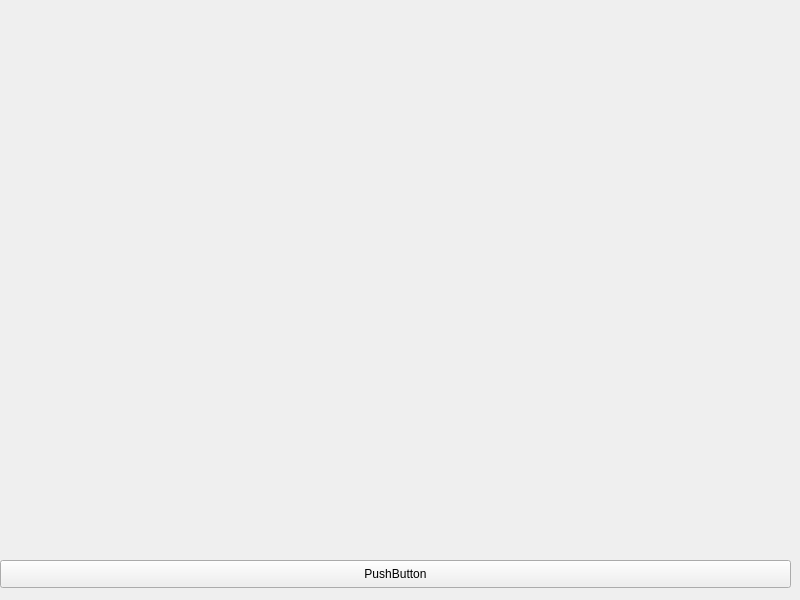
<?xml version="1.0" encoding="UTF-8"?>
<ui version="4.0">
 <class>MainWindow</class>
 <widget class="QMainWindow" name="MainWindow">
  <property name="geometry">
   <rect>
    <x>0</x>
    <y>0</y>
    <width>800</width>
    <height>600</height>
   </rect>
  </property>
  <property name="windowTitle">
   <string>MainWindow</string>
  </property>
  <widget class="QWidget" name="centralwidget">
   <widget class="QPushButton" name="btn">
    <property name="geometry">
     <rect>
      <x>0</x>
      <y>560</y>
      <width>791</width>
      <height>28</height>
     </rect>
    </property>
    <property name="text">
     <string>PushButton</string>
    </property>
   </widget>
  </widget>
 </widget>
 <resources/>
 <connections/>
</ui>
